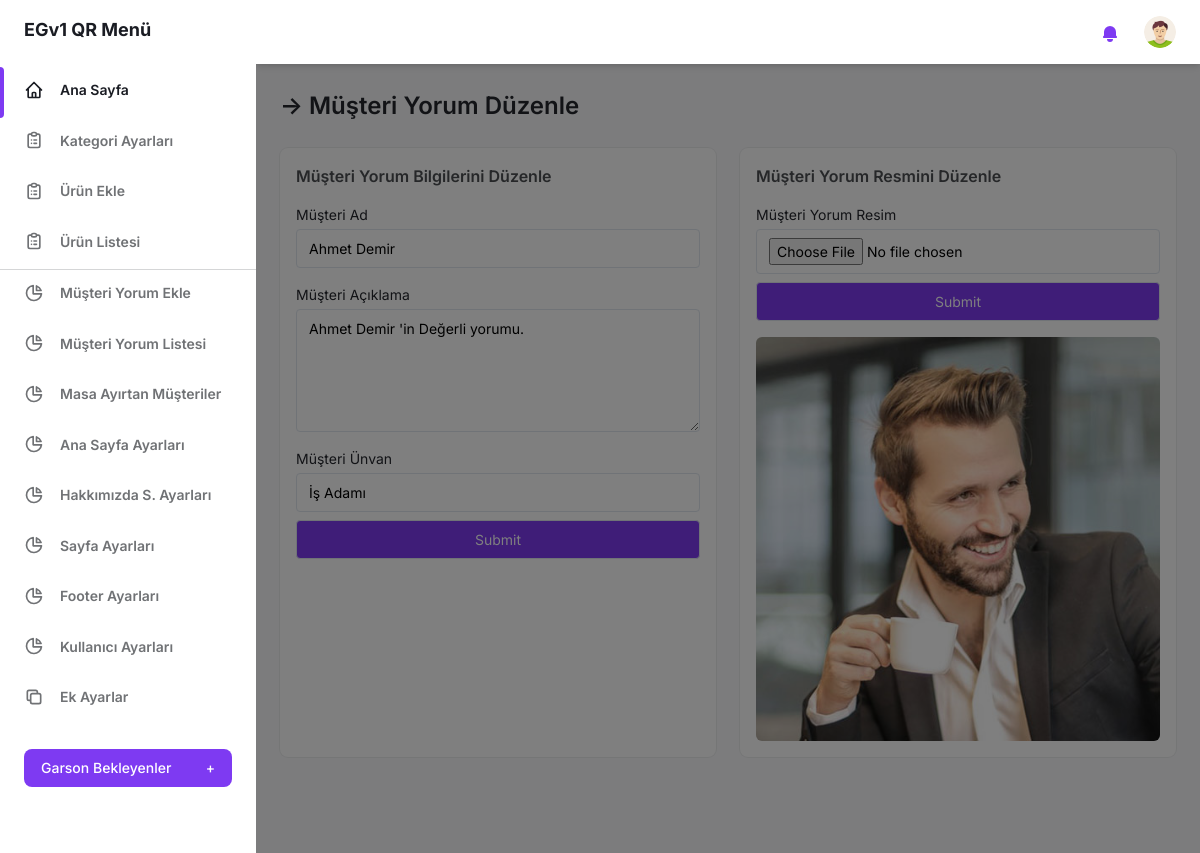
The app's page /admin-panel/yorum-duzenle.php?id=3 (signed in) with its own data.
### tables this page shows
CREATE TABLE IF NOT EXISTS `musteri_yorum_tablosu` (
  `musteri_yorum_id` int(11) NOT NULL AUTO_INCREMENT,
  `yorum_aciklama` varchar(200) NOT NULL,
  `yorum_musteriad` varchar(30) NOT NULL,
  `yorum_musteriunvan` varchar(30) NOT NULL,
  `yorum_musterigorsel` varchar(20) NOT NULL,
  PRIMARY KEY (`musteri_yorum_id`)
);

### admin-panel/yorum-duzenle.php (the view, shortened to what this page needs)
<?php
include("login-kontrol.php");
$id = $_GET["id"];
$sorgu = $db->prepare("SELECT * FROM musteri_yorum_tablosu WHERE musteri_yorum_id=:id");
$sorgu->execute(array(":id" => $id));
$row = $sorgu->fetch(PDO::FETCH_ASSOC);
$mygorsel = $row["yorum_musterigorsel"];
?>
<!DOCTYPE html>
<html :class="{ 'theme-dark': dark }" x-data="data()" lang="tr">
<head>
    <link rel="stylesheet" href="./assets/css/tailwind.output.css" />
</head>
<body>
    <div class="flex h-screen bg-gray-50 dark:bg-gray-900" :class="{ 'overflow-hidden': isSideMenuOpen}">
        <?php include("sidebar.php"); ?>
        <div class="flex flex-col flex-1">
            <?php include("header.php"); ?>
            <main class="h-full pb-16 overflow-y-auto">
                <div class="container px-6 mx-auto grid ">
                    <h2 class="my-6 text-2xl font-semibold  text-gray-700 dark:text-gray-200">
                        &RightArrow; Müşteri Yorum Düzenle
                    </h2>
                    <div class="grid gap-6 mb-8 md:grid-cols-2">
                        <div class="min-w-0 p-4 bg-white rounded-lg shadow-xs dark:bg-gray-800">
                            <h4 class="mb-4 font-semibold text-gray-600 dark:text-gray-300">
                                Müşteri Yorum Bilgilerini Düzenle
                            </h4>
                            <form method="POST">
                                <label class="block text-sm">
                                    <span class="text-gray-700 dark:text-gray-400">Müşteri Ad </span>
                                    <input type="text" name="musteri-ad" maxlength="30" value="<?php echo $row["yorum_musteriad"]; ?>" class="block w-full mt-1 text-sm dark:border-gray-600 dark:bg-gray-700 focus:border-purple-400 focus:outline-none focus:shadow-outline-purple dark:text-gray-300 dark:focus:shadow-outline-gray form-input" />
                                </label>
                                <label class="block mt-4 text-sm">
                                    <span class="text-gray-700 dark:text-gray-400">Müşteri Açıklama</span>
                                    <textarea name="musteri-aciklama" maxlength="200" class="block w-full mt-1 text-sm dark:text-gray-300 dark:border-gray-600 dark:bg-gray-700 form-textarea focus:border-purple-400 focus:outline-none focus:shadow-outline-purple dark:focus:shadow-outline-gray" rows="5"><?php echo $row["yorum_aciklama"]; ?></textarea>
                                </label>
                                <label class="block mt-4 text-sm">
                                    <span class="text-gray-700 dark:text-gray-400">Müşteri Ünvan </span>
                                    <input type="text" name="musteri-unvan" maxlength="30" value="<?php echo $row["yorum_musteriunvan"]; ?>" class="block w-full mt-1 text-sm dark:border-gray-600 dark:bg-gray-700 focus:border-purple-400 focus:outline-none focus:shadow-outline-purple dark:text-gray-300 dark:focus:shadow-outline-gray form-input" />
                                </label>
                                <label class="block text-sm mt-2">
                                    <input type="submit" name="musteri-duzenle" class="block w-full mt-1 bg-purple-600 text-sm text-white dark:border-gray-600 dark:bg-gray-700 focus:border-purple-400 focus:outline-none focus:shadow-outline-purple dark:text-gray-300 dark:focus:shadow-outline-gray form-input" />
                                </label>
                            </form>
                        </div>
                        <div class="min-w-0 p-4 bg-white rounded-lg shadow-xs dark:bg-gray-800">
                            <h4 class="mb-4 font-semibold text-gray-600 dark:text-gray-300">
                                Müşteri Yorum Resmini Düzenle
                            </h4>
                            <form method="POST" enctype="multipart/form-data">
                                <label class="block text-sm mt-2">
                                    <span class="text-gray-700 dark:text-gray-400">Müşteri Yorum Resim </span>
                                    <input type="file" name="musteri-resim" class="block w-full mt-1 text-sm dark:border-gray-600 dark:bg-gray-700 focus:border-purple-400 focus:outline-none focus:shadow-outline-purple dark:text-gray-300 dark:focus:shadow-outline-gray form-input" />
                                </label>
                                <label class="block text-sm mt-2">
                                    <input type="submit" name="resim-duzenle" class="block w-full mt-1 bg-purple-600 text-sm text-white dark:border-gray-600 dark:bg-gray-700 focus:border-purple-400 focus:outline-none focus:shadow-outline-purple dark:text-gray-300 dark:focus:shadow-outline-gray form-input" />
                                </label>
                            </form>
                            <img src="../images/musteriyorum/<?php echo $mygorsel; ?>" class="mt-4 rounded-md w-full object-cover" alt="">
                        </div>
                    </div>
                </div>
            </main>
        </div>
    </div>
</body>
</html>

### records on screen
musteri_yorum_tablosu: musteri-ad "Ahmet Demir", musteri-aciklama "Ahmet Demir 'in Değerli yorumu.", musteri-unvan "İş Adamı", yorum_musterigorsel (picture)
